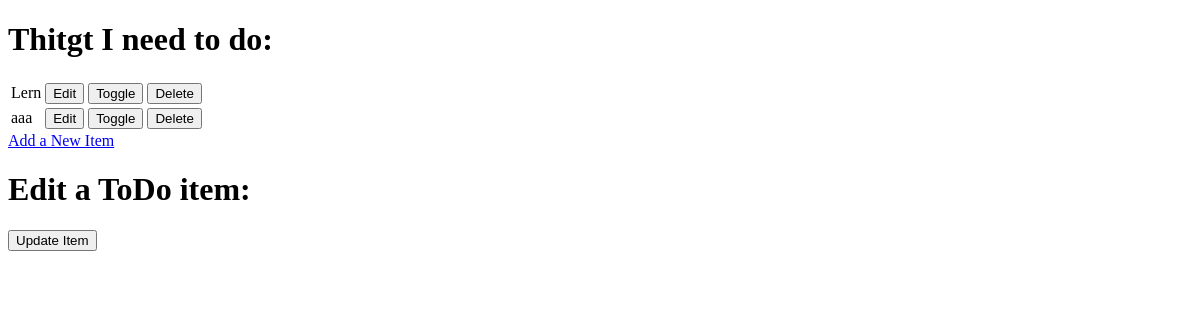
Before: / with the older database file.
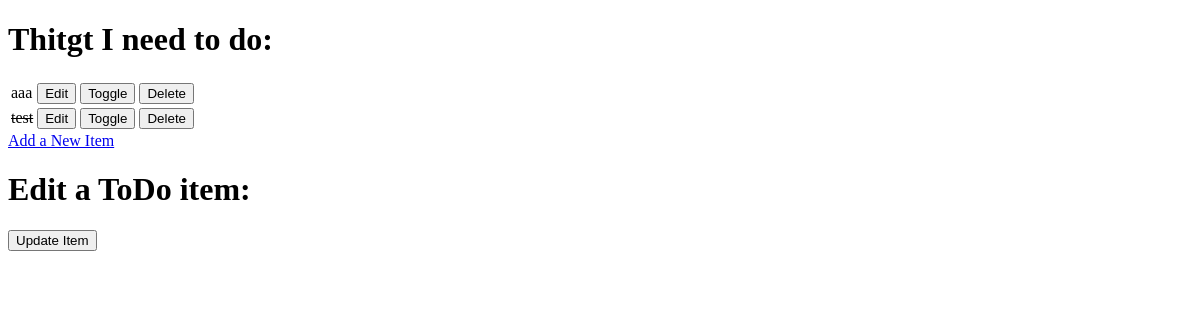
After: the same page with the newer database file.
### todo/models.py (models this page shows, shortened)
class Item(models.Model):
    name = models.CharField(max_length=50, null=False, blank=False)
    done = models.BooleanField(null=False, blank=False, default=False)

### todo/views.py (the view)
# urls.py: path('', views.get_todo_list, name='get_todo_list'),
def get_todo_list(request):
    items = Item.objects.all()
    context = {
        'items': items
    }
    return render(request, 'todo/todo_list.html', context)

### todo/templates/todo/todo_list.html (shortened to what this page needs)
<!DOCTYPE html>
<html lang="en">
<head>
</head>
<body>
    <h1>Thitgt I need to do:</h1>
    <table>
        {%for item in items %}
            <tr>
            {% if item.done %}
                <td><strike>{{ item.name }}</strike></td>
            {% else %}
                <td>{{ item.name }}</td>
            {% endif%}
            <td>
                <a href="/edit/{{ item.id }}">
                    <button>Edit</button>
                </a>
            </td>
            <td>
                <a href="/toggle/{{ item.id }}">
                    <button>Toggle</button>
                </a>
            </td>
            <td>
                <a href="/delete/{{ item.id }}">
                    <button>Delete</button>
                </a>
            </td>
            </tr>
        {% empty %}
        <tr><td>You are boring person you have noiothing to do</td></tr>
        {%endfor%}
    </table>
    <a href="/add">Add a New Item</a>
    <h1>Edit a ToDo item:</h1>
    <form method="POST" >
        <div class="">
            <button type="submit">Update Item</button>
        </div>
    </form>
</body>
</html>

Changed rows visible on the page:
removed Item: name "Lern"
added Item: name "test"
